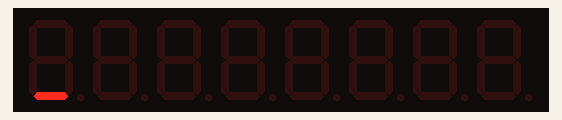
This program was run on a simulated Arduino Nano, built with avr-gcc and run on an emulated ATmega328P. On the bench: 8-digit seven-segment display. Wiring (inferred from the names in the program): TM1638 display and keys: STB pin 9; clock pin 7; DIO pin 8.

Above: at 0.1 s.
At 2.1 s:
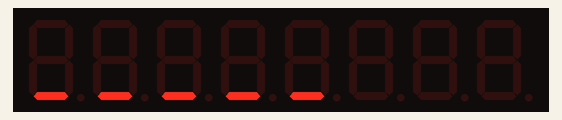
At 4.6 s:
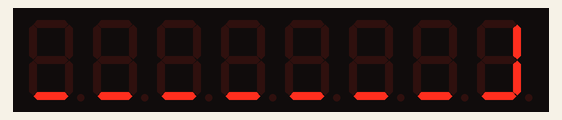
At 6.6 s:
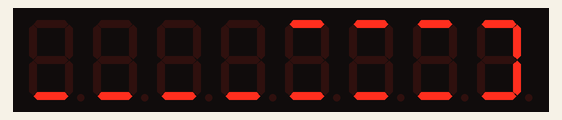
At 8.1 s:
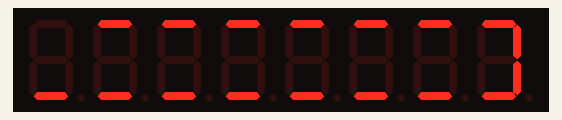
At 9.1 s:
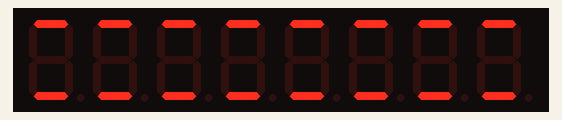

The program:

main.cpp
```cpp
#include <Arduino.h>

const int strobe = 9;
const int clock = 7;
const int data = 8;
int mili_counter = 0, prev_mili_counter = 0;
int buttons = 0;

void sendCommand(uint8_t value);
void sendData(uint8_t address, uint8_t value);
void reset();

void display7segment(uint8_t index, uint8_t value) {
  sendCommand(0x44); // sending command to set certain address
  digitalWrite(strobe, LOW);
  shiftOut(data, clock, LSBFIRST, 0xc0 | (index*2));
  shiftOut(data, clock, LSBFIRST, value);
  digitalWrite(strobe, HIGH);
}

void setup() {
  pinMode(strobe, OUTPUT);
  pinMode(clock, OUTPUT);
  pinMode(data, OUTPUT);
  sendCommand(0x8f); // sending init command to control the display
  reset();
}

void loop() {
  for (uint8_t i = 0; i < 8; i++) {
    display7segment(i, 0b00001000);
    delay(500);
  }
  display7segment(7, 0b00001100);
  delay(500);
  display7segment(7, 0b00001110);
  delay(500);
  display7segment(7, 0b00001111);
  delay(500);
  for (uint8_t i = 6; i >= 0; i--) {
    display7segment(i, 0b00001001);
    delay(500);
  }
  display7segment(0, 29);
  delay(500);
  display7segment(0, 39);
  delay(500);
  display7segment(0, 31);
  delay(500);
  for (int i = 1; i < 7; i++) {
    display7segment(i, 0b00000001);
    delay(500);
  }
  display7segment(7, 0b00000111);
  delay(500);
  display7segment(7, 0b00000011);
  delay(500);
  display7segment(7, 0b00000001);
  delay(500);
  for (int i = 7; i > 0; i--) {
    digitalWrite(i, 0);
    delay(500);
  }
  display7segment(0, 30);
  delay(500);
  display7segment(0, 10);
  delay(500);
  display7segment(0, 0);
  delay(500);
}


void sendCommand(uint8_t value) {
  digitalWrite(strobe, LOW);
  shiftOut(data, clock, LSBFIRST, value);
  digitalWrite(strobe, HIGH);
}

void sendData(uint8_t address, uint8_t value) {
  sendCommand(0x44); // sending command to set certain address
  digitalWrite(strobe, LOW);
  shiftOut(data, clock, LSBFIRST, 0xc0 | address);
  shiftOut(data, clock, LSBFIRST, value);
  digitalWrite(strobe, HIGH);
}


void reset() {
  sendCommand(0x40); // sending command to set consecutive addresses to 0
  digitalWrite(strobe, LOW);
  shiftOut(data, clock, LSBFIRST, 0xc0);
  for (uint8_t i = 0; i < 16; i++) {
    shiftOut(data, clock, LSBFIRST, 0x00);
  }
  digitalWrite(strobe, HIGH);
}
```
